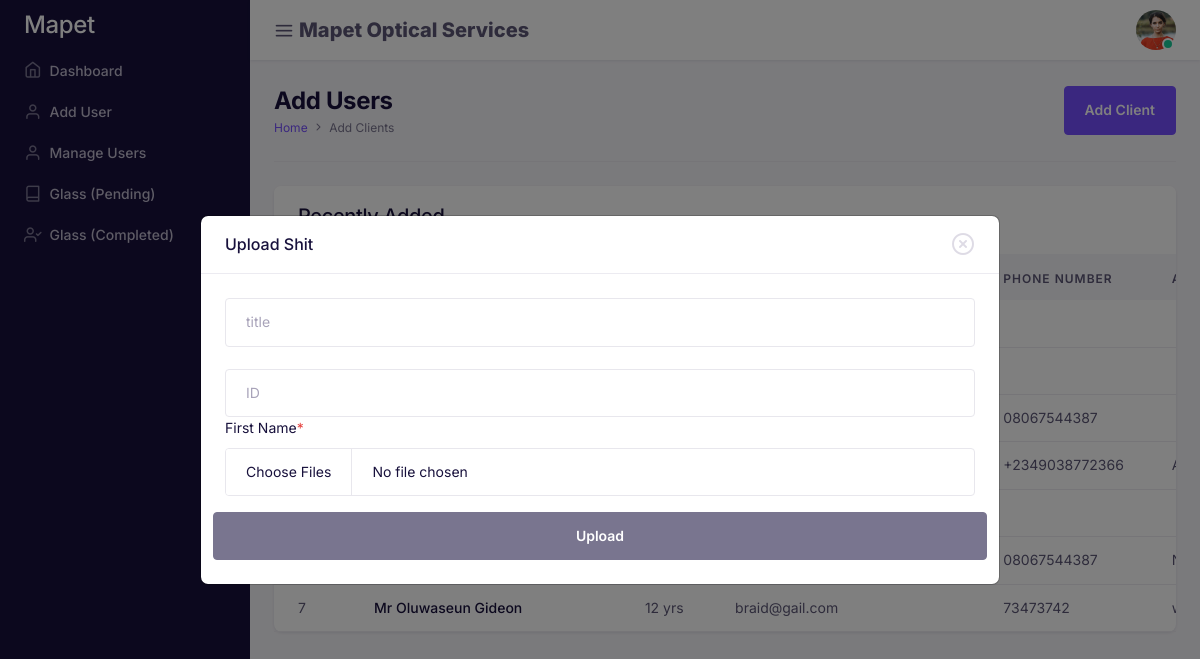
/admin/test.php (signed in), run on the app's committed database.
### tables this page shows
CREATE TABLE `clients` (
  `id` int(11) NOT NULL,
  `firstname` varchar(40) DEFAULT NULL,
  `lastname` varchar(30) DEFAULT NULL,
  `gender` varchar(10) DEFAULT NULL,
  `age` int(11) DEFAULT NULL,
  `email` varchar(255) DEFAULT NULL,
  `phone` varchar(30) DEFAULT NULL,
  `address` varchar(225) DEFAULT NULL,
  `title` varchar(11) DEFAULT NULL,
  `created_at` timestamp NULL DEFAULT NULL,
  `updated_at` timestamp NOT NULL DEFAULT current_timestamp()
);

### admin/test.php (the view, shortened to what this page needs)
<!DOCTYPE html>
<html lang="en">
<head>
    <?php include('link.php') ?>
</head>
<body>
    <div id="db-wrapper">
        <?php include('sidebar.php') ?>
        <div id="page-content">
            <?php include('header.php') ?>
            <div class="container-fluid p-4">
                <div class="row">
                    <div class="col-lg-12 col-md-12 col-12">
                        <div class="border-bottom pb-4 mb-4 d-md-flex justify-content-between align-items-center">
                            <div class="mb-3 mb-md-0">
                                <h1 class="mb-0 h2 fw-bold">Add Users</h1>
                                <nav aria-label="breadcrumb">
                                    <ol class="breadcrumb">
                                        <li class="breadcrumb-item">
                                            <a href="course-category.php">Home</a>
                                        </li>
                                        <li class="breadcrumb-item active" aria-current="page">
                                            Add Clients
                                        </li>
                                    </ol>
                                </nav>
                            </div>
                            <div>
                                <a href="#" class="btn btn-primary" data-bs-toggle="modal" data-bs-target="#addUserModal">Add Client</a>
                            </div>
                        </div>
                    </div>
                </div>
                <?php
                    $sql = $db->query("SELECT * FROM clients ORDER BY id DESC LIMIT 20 ");
                ?>
                <div class="row">
                    <div class="col-lg-12 col-md-12 col-12">
                        <div class="card mb-4">
                            <div class="card-header border-bottom-0">
                                <h3 class="card-title">Recently Added</h3>
                            </div>
                            <div class="table-responsive border-0 overflow-y-hidden">
                                <table class="table mb-0 text-nowrap">
                                    <thead class="table-light">
                                        <tr>
                                            <th class="border-0 font-size-inherit">
                                            </th>
                                            <th class="border-0">Names</th>
                                            <th class="border-0">Age</th>
                                            <th class="border-0">Email</th>
                                            <th class="border-0">Phone Number</th>
                                            <th class="border-0">Address</th>
                                        </tr>
                                    </thead>
                                    <tbody>
                                        <?php
                                            $i  = 1;
                                            while ($row = mysqli_fetch_array($sql)) {
                                        ?>
                                            <tr>
                                                <td class="align-middle"><?= $i++ ?></td>
                                                <td class="align-middle">
                                                    <a href="#" class="text-inherit">
                                                        <h5 class="mb-0 text-primary-hover">
                                                            <?= ucwords($row['title'].' '.$row['lastname']. ' '.$row['firstname']) ?>
                                                        </h5>
                                                    </a>
                                                </td>
                                                <td class="align-middle"><?= $row['age'] ?> yrs</td>
                                                <td class="align-middle"><?= $row['email'] ?></td>
                                                <td class="align-middle"><?= $row['phone'] ?></td>
                                                <td class="align-middle"><?= $row['address'] ?></td>
                                            </tr>
                                        <?php    } ?>
                                    </tbody>
                                </table>
                            </div>
                        </div>
                    </div>
                </div>
            </div>
        </div>
    </div>
    <div class="modal fade" id="addUserModal" tabindex="-1" role="dialog" aria-labelledby="newCatgoryLabel" aria-hidden="true">
        <div class="modal-dialog modal-dialog-centered modal-lg">
            <div class="modal-content">
                <div class="modal-header">
                    <h4 class="modal-title mb-0" id="newCatgoryLabel">
                        Upload Shit</h4>
                    <button type="button" class="btn-close" data-bs-dismiss="modal" aria-label="Close">
                        <span aria-hidden="true"><i class="fe fe-x-circle"></i></span>
                    </button>
                </div>
                <div class="modal-body">
                    <form method="POST" class="row" enctype="multipart/form-data">
                        <div class="col-lg-12 mb-3 mb-2">
                            <input type="text" name="title" class="form-control" placeholder="title">
                            <br>
                            <input type="number" name="id" class="form-control" placeholder="ID">
                            <label class="form-label">First Name<span class="text-danger">*</span></label>
                            <input type="file" name="photos[]" class="form-control" multiple>
                        </div>
                        <button class="btn btn-secondary" name="upUnikexpress">Upload</button>
                    </form>
                </div>
            </div>
        </div>
    </div>
</body>
</html>

### data on the page
clients: phone "08067544387"
clients: phone "+2349038772366"
clients: phone "08067544387"
clients: title+lastname+firstname "Mr Oluwaseun Gideon", age "12", email "braid@gail.com", phone "73473742"
